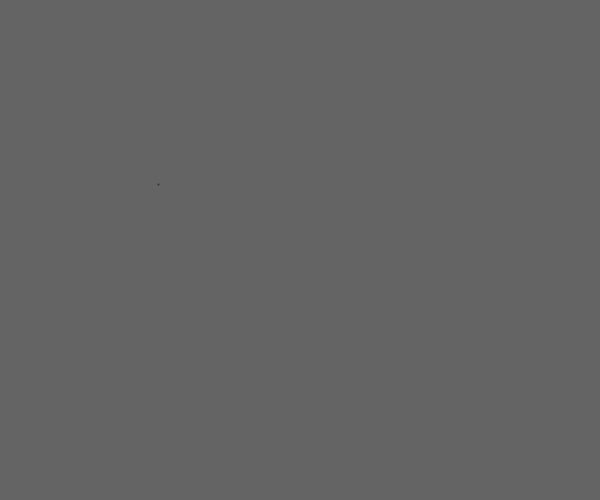
Frame 1 (no input)
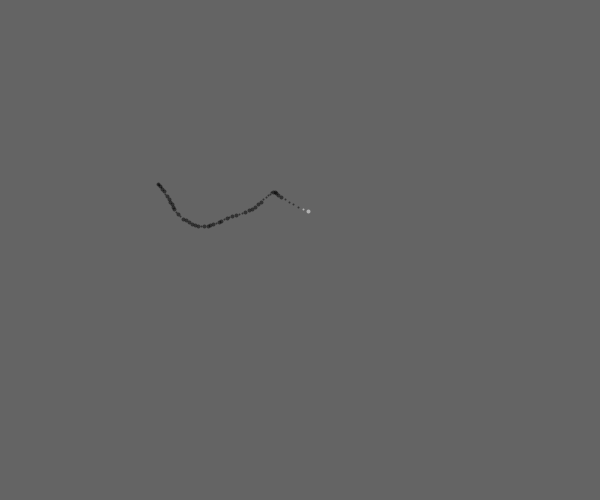
Frame 60 (the mouse pressed at the canvas centre just before this capture)
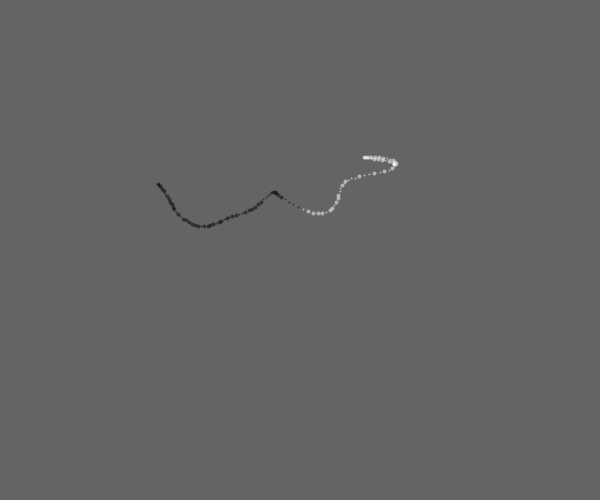
Frame 120 (the mouse held since frame 60 and released just before this capture)

The Processing sketch that drew these frames (run headless with seeded random() and noise(); from frame 60 on, the mouse is pressed at the canvas centre):

// Processing sketch: s02e11
// ── s02e11.pde
float czas = 1000;
void setup()
{
  size(600, 500);
  stroke(0, 128);
  strokeWeight(2);
  background(100);
}
void draw()
{

  float pozycjaX = 600*noise(czas);
  float pozycjaY = 500*noise(czas+10000);

  if (pozycjaX>300)
  {
    stroke(255, 128);
  } else
  {
    stroke(0, 128);
  }
  if (random(500)>250)
  {
    strokeWeight(2);
  } else
  {
    strokeWeight(4);
  }

  point( pozycjaX, pozycjaY );

  czas = czas+0.01;
}
